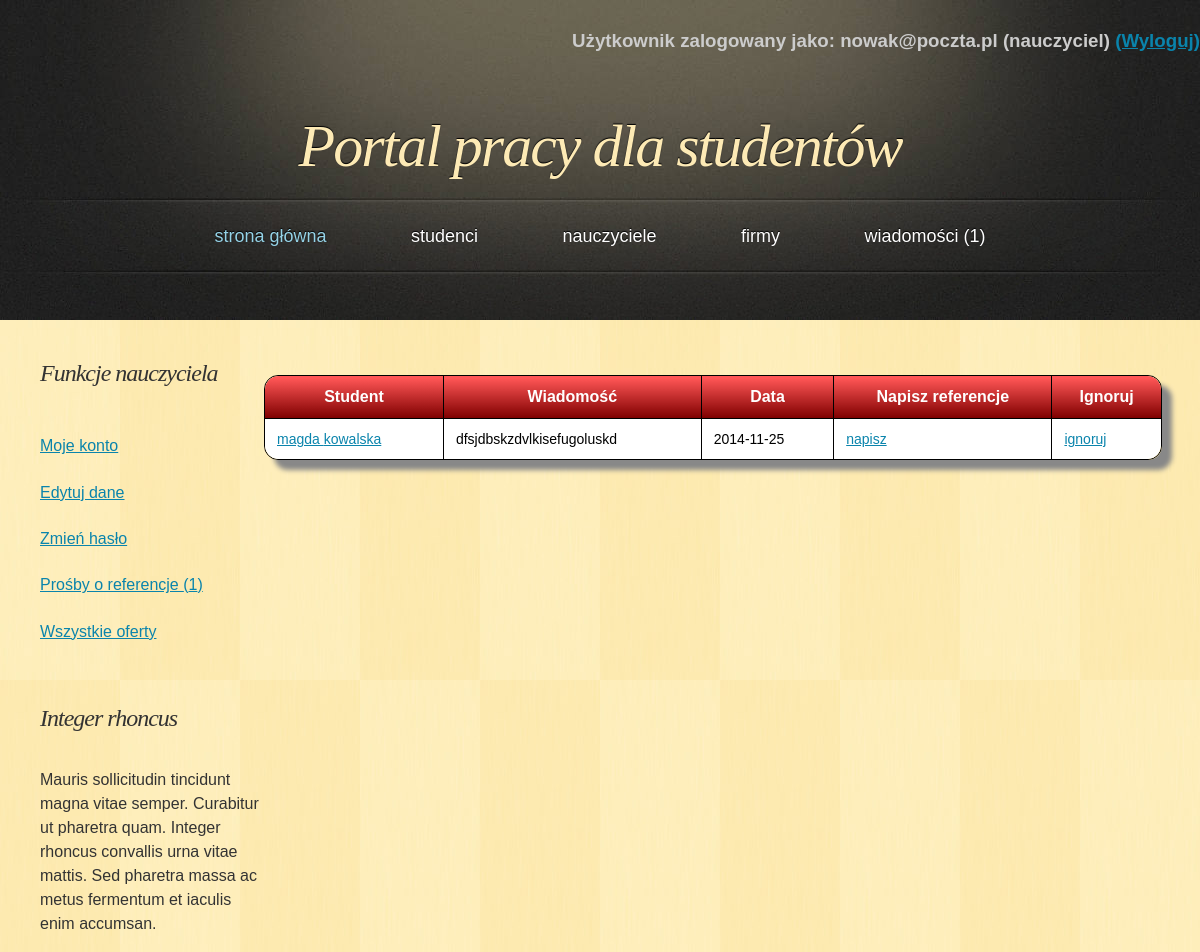
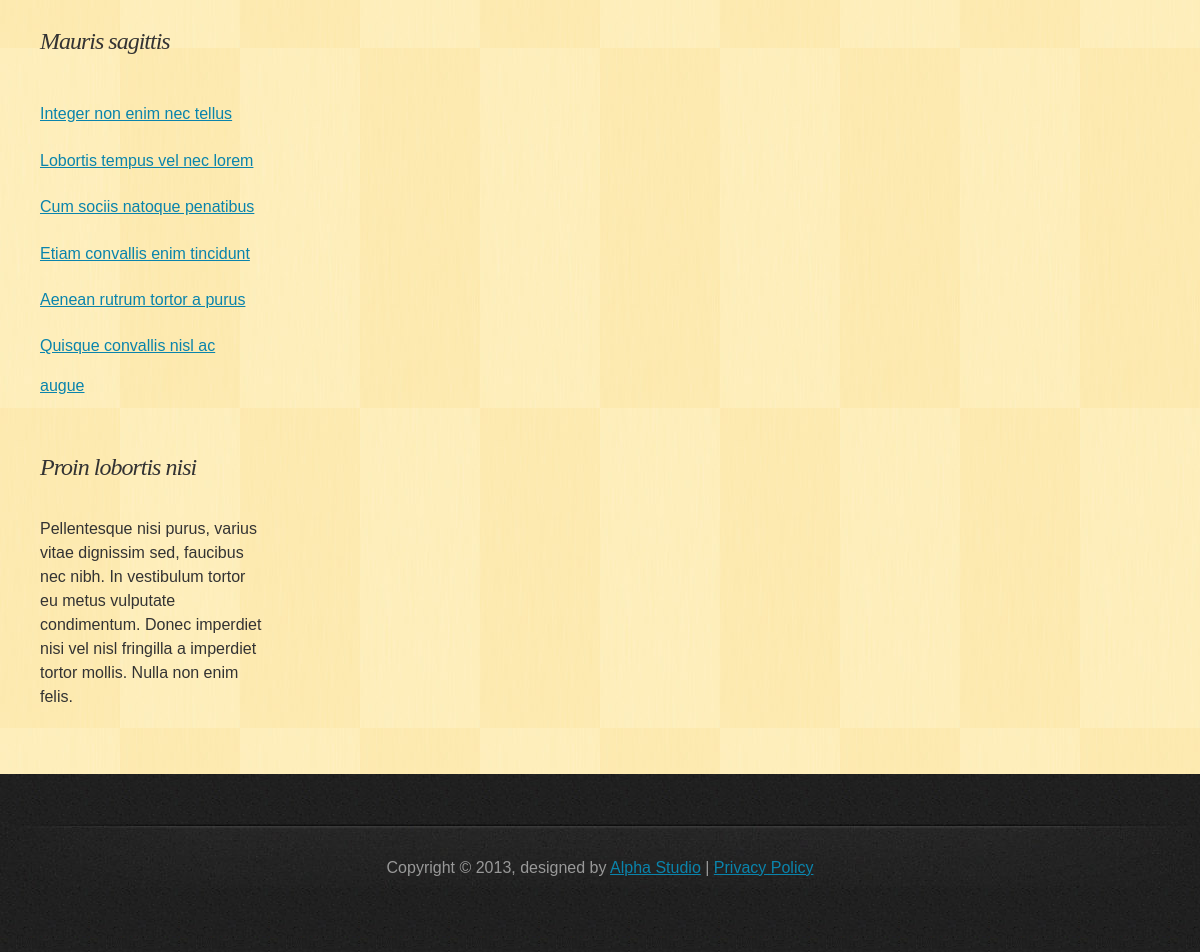
Page /PortalPracy/php/index.php (signed in) on the committed database (2 pictures, top to bottom).
### tables this page shows
CREATE TABLE IF NOT EXISTS `ask_for_reference` (
  `ask_id` int(11) NOT NULL AUTO_INCREMENT,
  `student_id` int(11) NOT NULL,
  `teacher_id` int(11) NOT NULL,
  `message` text NOT NULL,
  `date` date NOT NULL,
  `status` tinyint(4) NOT NULL COMMENT '0 - oczekujące, 1 - zignorowane lub wysłane',
  PRIMARY KEY (`ask_id`),
  KEY `student_id` (`student_id`,`teacher_id`),
  KEY `teacher_id` (`teacher_id`)
);

CREATE TABLE IF NOT EXISTS `student` (
  `student_id` int(11) NOT NULL AUTO_INCREMENT,
  `name` varchar(45) NOT NULL,
  `last_name` varchar(45) NOT NULL,
  `address` varchar(50) NOT NULL,
  `telephone` varchar(11) NOT NULL,
  `e_mail` varchar(50) NOT NULL,
  `password` varchar(100) NOT NULL,
  `education` text NOT NULL,
  `languages` text NOT NULL,
  `experience` text NOT NULL,
  `skills` text NOT NULL,
  `interest` text NOT NULL,
  `employment_form` text NOT NULL,
  `change_of_residence` tinyint(1) NOT NULL,
  `salary` float NOT NULL,
  `status` text NOT NULL,
  `account_creation_date` date NOT NULL,
  `is_admin` tinyint(1) NOT NULL DEFAULT '0',
  `photoname` varchar(30) NOT NULL,
  PRIMARY KEY (`student_id`)
);

### PortalPracy/php/index.php (the view, shortened to what the rows shown need)
<!DOCTYPE html>
<html>
    <head>
        <link href="../css/style.css" rel="stylesheet" type="text/css" />
        <link rel="stylesheet" href="../css/ui-tabs.css">
        <link rel="stylesheet" href="//code.jquery.com/ui/1.11.2/themes/smoothness/jquery-ui.css">
    </head>
    <body>
        <div id="header">
            <?php
            include_once 'classPage.php';
            $page = new Page;
            $page->dologinfo();
            ?>
            <h1><a href="index.php">Portal pracy dla studentów</a></h1>
        </div>
        <?php
        $page->domenu();
        ?>
        <div id="main">
            <div id="content">
                <?php
                include_once 'classDatabase.php';
                $db = new Database();
                if (isset($_SESSION['name'])) {
                    if ($_SESSION['usertype'] == 'student') {
                        if (isset($_POST['send_response'])) {
                            include_once 'classOfferToStudent.php';
                            $soffer = OfferToStudent::make_new_to_response();
                            $soffer->send_response();
                        }
                        else {
                            ?>
                            <div id="tabs">
                                <ul>
                                    <li><a href="#accordion1">Oferty dla mnie</a></li>
                                    <li><a href="#accordion2">Oferty ogólne</a></li>
                                </ul>
                                <div id="accordion1">
                                    <?php
                                    $result = $db->get_offer_to_student($_SESSION['id']);
                                    if ($result->num_rows == 0) {
                                        echo "<h3>brak ofert</h3>";
                                    } else {
                                        while ($obj = $result->fetch_object()) {
                                            echo "<h3>Firma: <span class='conspicuous'>" . $obj->name . "</span> stanowisko: <span class='conspicuous'>" . $obj->job . "</span></h3>";
                                            echo "<div>";
                                            echo"<p><ul class='offer_description'>";
                                            echo "<li><span class='bold'>Opis oferty:</span><br/> " . $obj->description . "</li>";
                                            echo "<li><span class='bold'>Wymagania:</span><br/> " . $obj->requirements . "</li>";
                                            echo "<li><span class='bold'>Miejsce pracy: </span>" . $obj->place_of_work . "</li>";
                                            echo "<li><span class='bold'>Forma zatrudnienia: </span>" . $obj->employment_status . "</li>";
                                            echo "<li><span class='bold'>Wymiar pracy (liczba godzin w tygodniu): </span>" . $obj->number_of_hours . "</li>";
                                            echo "<li><span class='bold'>Długość umowy: </span>" . $obj->length_of_contract . "</li>";
                                            echo "<li><span class='bold'>Wynagrodzenie: </span>" . $obj->salary . "</li>";
                                            echo "<li>Data wysłania oferty: <span class='bold'>" . $obj->date_send . "</span></li>";
                                            echo "<li>Oferta ważna od <span class='bold'>" . $obj->date_from . " </span>do <span class='bold'>" . $obj->date_to . "</span></li>";
                                            echo "<li><span class='bold'><a href='profile_company.php?id=" . $obj->company_id . "'>Zobacz profil firmy</a></span></li>";
                                            echo "</ul></p>";
                                            echo "<hr/><div id = 'offers" . $obj->offer_to_id . "'>";
                                            if ($obj->response == NULL) {
                                                ?>
                                                <form class='send_response' action ='index.php' method='POST'>
                                                    <input type='hidden' name='offer_id' <?php echo" value='$obj->offer_to_id'" ?>/>
                                                    <textarea type="text" id="response" name="response" rows='5' cols='37'></textarea></td>
                                                    <br/>
                                                    <input type="submit" name= 'send_response' value="Wyślij odpowiedź">
                                                </form>
                                                <span class='error'></span>
                                                <?php
                                            } else {
                                                echo "<h3>Twoja odpowiedź na tę ofertę została wysłana.</h3>";
                                            }
                                            echo "</div></div>";
                                        }
                                    }
                                    ?>
                                </div>
                                <div id="accordion2">
                                    <?php
                                    $result = $db->get_offer();
                                    if ($result->num_rows == 0) {
                                        echo "<h3>brak ofert</h3>";
                                    } else {
                                        while ($obj = $result->fetch_object()) {
                                            $applic = $db->get_application_data_for_student($_SESSION['id'], $obj->offer_id);
                                            echo "<h3>";
                                            if ($applic->num_rows == 1) {
                                                $obj2 = $applic->fetch_object();
                                                if (!$obj2->response == NULL) {
                                                    echo "<img src='../images/message_icon.png' class='icon'\>";
                                                }
                                            }
                                            echo " Firma: <span class='conspicuous'>" . $obj->name . "</span> stanowisko: <span class='conspicuous'>" . $obj->job . "</span></h3>";
                                            echo "<div>";
                                            echo"<p><ul class='offer_description'>";
                                            echo "<li><span class='bold'>Opis oferty:</span><br/> " . $obj->description . "</li>";
                                            echo "<li><span class='bold'>Wymagania:</span><br/> " . $obj->requirements . "</li>";
                                            echo "<li><span class='bold'>Miejsce pracy: </span>" . $obj->place_of_work . "</li>";
                                            echo "<li><span class='bold'>Forma zatrudnienia: </span>" . $obj->employment_status . "</li>";
                                            echo "<li><span class='bold'>Wymiar pracy (liczba godzin w tygodniu): </span>" . $obj->number_of_hours . "</li>";
                                            echo "<li><span class='bold'>Długość umowy: </span>" . $obj->length_of_contract . "</li>";
                                            echo "<li><span class='bold'>Wynagrodzenie: </span>" . $obj->salary . "</li>";
                                            echo "<li>Oferta ważna od <span class='bold'>" . $obj->date_from . " </span>do <span class='bold'>" . $obj->date_to . "</span></li>";
                                            echo "<li><span class='bold'><a href='profile_company.php?id=" . $obj->company_id . "'>Zobacz profil firmy</a></span></li>";
                                            echo "</ul></p><hr/>";
                                            $applic = $db->get_application_data_for_student($_SESSION['id'], $obj->offer_id);
                                            if ($applic->num_rows == 1) {
                                                echo "<h3>Twoja aplikacja na tę ofertę została wysłana.</h3>";
                                                $obj2 = $applic->fetch_object();
                                                if ($obj2->response == NULL) {
                                                    echo "<h3>Nie otrzymałeś jeszcze odpowiedzi</h3>";
                                                } else {
                                                    echo "<p><span class='bold'>&rArr;&rArr;&rArr;Odpowiedź z dnia " . $obj2->response_date . ":</span><br/>";
                                                    echo $obj2->response . "</p>";
                                                }
                                            } else {
                                                echo "<h3 >&rArr;&rArr;&rArr;APLIKUJ: </h3><div id = 'offer" . $obj->offer_id . "'>";
                                                ?>
                                                <form class='send_application'  action="javascript:;" method='POST' enctype="multipart/form-data">
                                                    <table>
                                                        <tr>
                                                            <td>
                                                                <input type='hidden' name='offer_id' <?php echo" value='$obj->offer_id'" ?>/>
                                                                <input type='hidden' name='student_id' <?php echo" value='" . $_SESSION['id'] . "'" ?>/>
                                                                <label for="cv">CV </label> </td>
                                                            <td><input type="file" name="cv" id='cv'/></td>
                                                        </tr>
                                                        <tr>
                                                            <td>
                                                                <label for="motivation_letter">List motywacyjny </label> </td>
                                                            <td><input type="file" name="motivation_letter" id='motivation_letter'/> </td>
                                                        </tr>
                                                        <tr>
                                                            <td></td>
                                                            <td><input type="submit" name= 'send_application' value="Wyślij aplikację"></td>
                                                        </tr>
                                                    </table>
                                                </form>
                                                <span class='error'></span>
                                                <?php
                                                echo "</div>";
                                            }
                                            echo "</div>";
                                        }
                                    }
                                    ?>
                                </div>
                            </div>
                            <?php
                        }
                    }
                    else if ($_SESSION['usertype'] == 'nauczyciel') {
                        $result = $db->get_asks_for_reference($_SESSION['id']);
                        if ($result->num_rows == 0) {
                            echo "<h3>Brak zapytań o referencje.</h3>";
                        } else {
                            echo "<div class='information_table'><table >";
                            while ($obj = $result->fetch_object()) {
                                echo "<tr id = 'row" . $obj->ask_id . "'>";
                                echo "<td><a href='profile_student.php?id=" . $obj->student_id . "'>" . $obj->name . " " . $obj->last_name . "</a></td>";
                                echo "<td>" . $obj->message . "</td>";
                                echo "<td>" . $obj->date . "</td>";
                                echo "<td><a href='profile_student.php?id=" . $obj->student_id . "'>napisz</a></td>";
                                echo "<td><a onclick='ignore(" . $obj->ask_id . ")'>ignoruj</a></td> ";
                                echo "</tr>";
                            }
                            echo "</table></div>";
                        }
                    }
                }
                ?>
            </div>
            <div id="sidebar">
                <?php
                $page->dosidebar();
                ?>
                <h2>Integer rhoncus</h2>
                <h2>Mauris sagittis</h2>
                <h2>Proin lobortis nisi</h2>
            </div>
        </div>
    </body>
</html>

### PortalPracy/php/classPage.php (shortened to what the rows shown need)
<?php
class Page {
    function domenu() {
        include_once 'classDatabase.php';
    }
    function dosidebar() {
            ?>
            <?php
        if (isset($_SESSION['name']) and !strcmp($_SESSION['usertype'], "nauczyciel")) {
            ?>
            <h2>Funkcje nauczyciela</h2>
            <ul>
                <li><a href="profile_teacher.php">Moje konto</a></li>
                <li><a href="edit_data.php">Edytuj dane</a></li>
                <li><a href="change_password.php">Zmień hasło</a></li>
                <li><a href="index.php">Prośby o referencje
                        <?php
                        include_once 'classDatabase.php';
                        $db = new Database();
                        $result = $db->get_asks_for_reference($_SESSION['id']);
                        echo '(' . $result->num_rows . ')';
                        ?>
                    </a></li>
                <li><a href="list_offer_all.php">Wszystkie oferty</a></li>
                <li><a href="#"></a></li>
            </ul>
            <?php
        }
            ?>
            <?php
    }
}

### rows in the picture
ask_for_reference: student.name "magda", student.last_name "kowalska", message "dfsjdbskzdvlkisefugoluskd", date "2014-11-25", teacher "1"

### other values in the picture
$_SESSION['name'] "nowak@poczta.pl"
$_SESSION['usertype'] "nauczyciel"
$num_mes "1"
